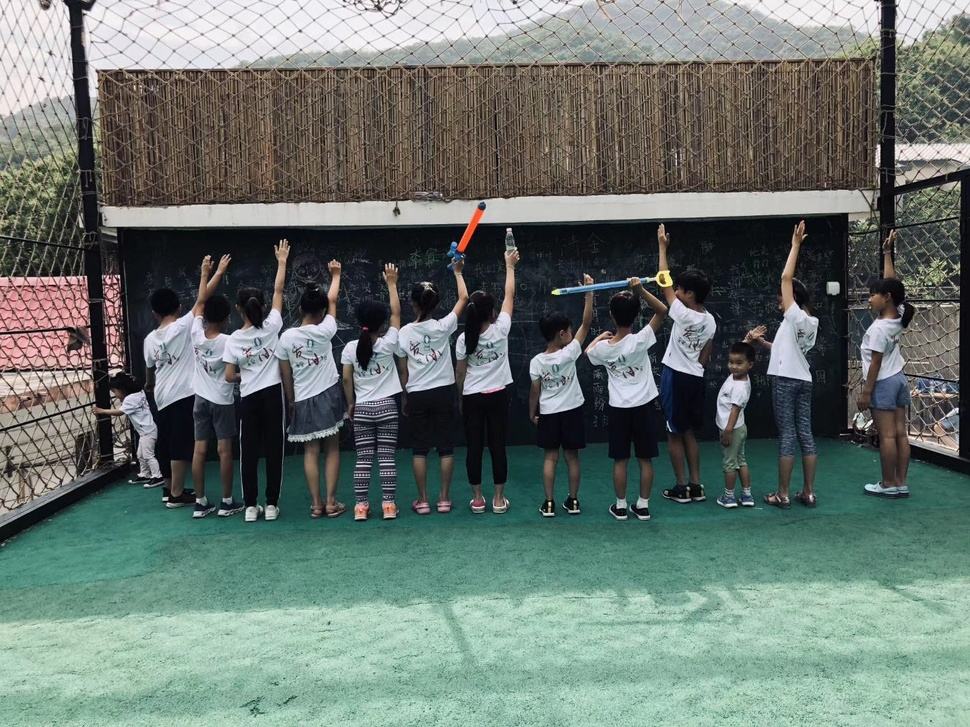
//> input picture IMG_5602.JPG, 970 x 727 px, shrunk from 1440 x 1080 before the run
$ ./HistogramMatch IMG_5602.JPG original.jpg   (built with g++ and OpenCV 4)
//> lines starting //> are read from the running program, lines starting //| are printed output that depends on the picture; after the words box and inside, x2 and y2 are one past the last pixel; in counts of white or black regions, pixels touching at a corner belong together
//
// Created by zhaoyue on 2019/9/27.
//

#include "opencv2/core/utility.hpp"
#include "opencv2/imgproc.hpp"
#include "opencv2/imgcodecs.hpp"
#include "opencv2/highgui.hpp"

#include <iostream>

using namespace cv;
using namespace std;

static void help()
{
    std::cout << "\nThis program demonstrates the use of calcHist() -- histogram creation.\n"
              << "Usage: \n" << "demhist [image_name -- Defaults to baboon.jpg]" << std::endl;
}

const char* keys =
        {
                "{help h || }{@image|baboon.jpg|input image file}"
        };

bool use_mask;
Mat img, templ, mask, result;
const char* image_window = "Source Image";
const char* result_window = "Result window";

int match_method;
int max_Trackbar = 5;

void MatchingMethod(int, void*);

int main(int argc, char** argv)
{
    if (argc < 3)
    {
        cout << "Not enough parameters" << endl;
        cout << "Usage:\n" << argv[0] << " <image_name> <template_name> [<mask_name>]" << endl;
        return -1;
    }

    img = imread(argv[1], IMREAD_COLOR);
//> img is the input picture: 727 rows x 970 cols, CV_8UC3; mean B, G, R 111.3, 117.6, 105.6
    templ = imread(argv[2], IMREAD_COLOR);
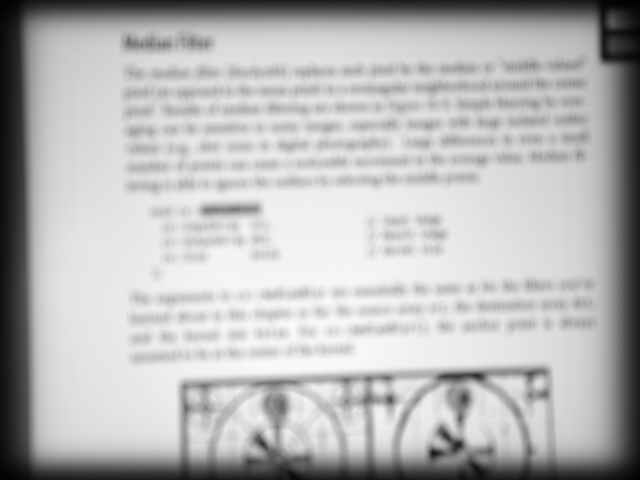
//> input picture original.jpg, 640 x 480 px
//> templ is the input picture: 480 rows x 640 cols, CV_8UC3; min 0, max 253, mean 183.6
    if(argc > 3) {
        use_mask = true;
        mask = imread( argv[3], IMREAD_COLOR );
    }

    if (img.empty() || templ.empty() || (use_mask && mask.empty()))
    {
        cout << "Can't read one of the images" << endl;
        return EXIT_FAILURE;
    }

    namedWindow(image_window, WINDOW_AUTOSIZE);
    namedWindow(result_window, WINDOW_AUTOSIZE);
    const char* trackbar_label = "Method: \n 0: SQDIFF \n 1: SQDIFF NORMED \n 2: TM CCORR \n 3: TM CCORR NORMED \n 4: TM COEFF \n 5: TM COEFF NORMED";
    createTrackbar(trackbar_label, image_window, &match_method, max_Trackbar, MatchingMethod);
    MatchingMethod(0, 0);
    waitKey(0);
    return EXIT_SUCCESS;
}

void MatchingMethod(int, void*)
{
    Mat img_display;
    img.copyTo(img_display);
    int result_cols = img.cols - templ.cols + 1;
//> result_cols = 331
    int result_rows = img.rows - templ.rows + 1;
//> result_rows = 248
    result.create(result_rows, result_cols, CV_32FC1);
    bool method_accepts_mask = (TM_SQDIFF == match_method || match_method == TM_CCORR_NORMED);
    if (use_mask && method_accepts_mask)
    {
        matchTemplate(img, templ, result, match_method);
    } else{
        matchTemplate(img, templ, result, match_method);
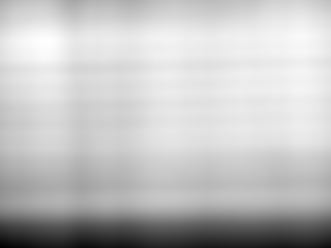
//> result: 248 rows x 331 cols, CV_32FC1; min 1.33e+10, max 1.76e+10, mean 1.66e+10; drawn with min black and max white
    }
    normalize(result, result, 0, 1, NORM_MINMAX, -1, Mat());
    double minVal, maxVal;
    Point minLoc, maxLoc, matchLoc;
    minMaxLoc(result, &minVal, &maxVal, &minLoc, &maxLoc, Mat());
//> minVal = 0; maxVal = 1; minLoc = Point(0, 247); maxLoc = Point(44, 41)
    if (match_method == TM_SQDIFF || match_method == TM_SQDIFF_NORMED)
    {
        matchLoc = minLoc;
//> matchLoc = Point(0, 247)
    } else
    {
        matchLoc = maxLoc;
    }
    rectangle(img_display, matchLoc, Point(matchLoc.x + templ.cols, matchLoc.y+templ.rows), Scalar::all(0), 2, 8, 0);
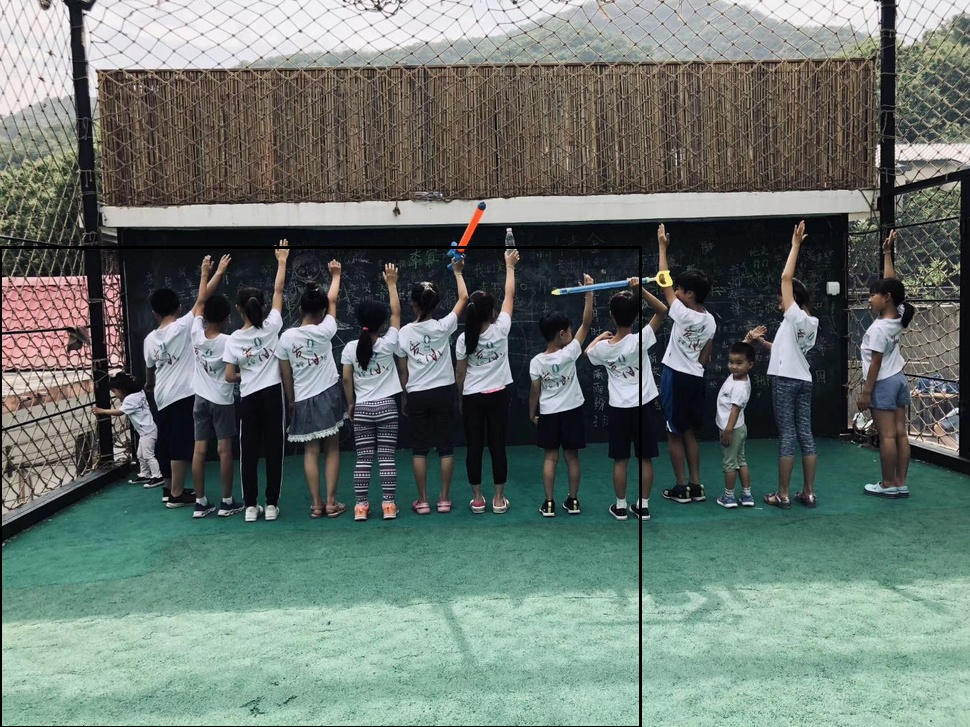
//> img_display: 727 rows x 970 cols, CV_8UC3; 0.7% of pixels changed, all inside (x1, y1, x2, y2) = (0, 246, 642, 727)
    rectangle(result, matchLoc, Point(matchLoc.x+templ.cols, matchLoc.y+templ.rows), Scalar::all(0), 2, 8, 0);
//> result: 248 rows x 331 cols, CV_32FC1; min 0, max 1, mean 0.758

    imshow(image_window, img_display);
    imshow(result_window, result);
    return;
}

// [37 lines of commented-out code are left out]
